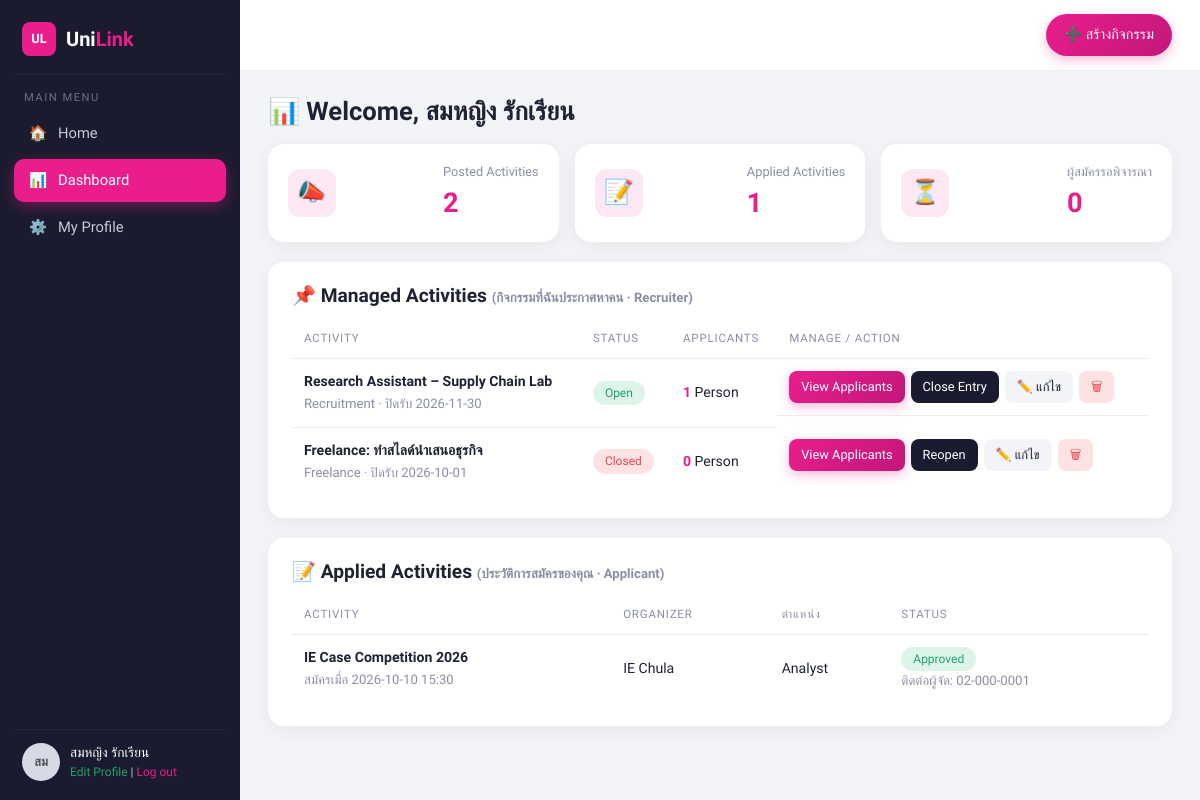
Screenshot of /pages/dashboard.php (signed in) with the database file from the repository.
### tables this page shows
CREATE TABLE users (
  user_id     VARCHAR(50)  NOT NULL PRIMARY KEY,             
  user_name   VARCHAR(100) NOT NULL,                         
  email       VARCHAR(100) NOT NULL UNIQUE,                  
  password    VARCHAR(255) NOT NULL,                         
  role        ENUM('admin','user','guest') NOT NULL DEFAULT 'user',
  faculty     VARCHAR(100) NULL,
  major       VARCHAR(100) NULL,
  dob         DATE         NULL,
  phone       VARCHAR(20)  NULL,
  line_id     VARCHAR(50)  NULL,
  ig          VARCHAR(50)  NULL,
  bio         TEXT         NULL,
  profile_pic VARCHAR(255) NULL,
  skills      TEXT         NULL,                             
  created_at  TIMESTAMP    NOT NULL DEFAULT CURRENT_TIMESTAMP
);

CREATE TABLE activity (
  act_id      INT(11)      NOT NULL AUTO_INCREMENT PRIMARY KEY,
  user_id     VARCHAR(50)  NOT NULL,                         
  title       VARCHAR(255) NOT NULL,
  category    VARCHAR(100) NOT NULL,
  organizer   VARCHAR(255) NOT NULL,
  logo_text   VARCHAR(50)  NULL,
  theme_color VARCHAR(20)  NOT NULL DEFAULT '#E91E8C',
  regis_date  DATE         NOT NULL,                         
  act_date    DATE         NOT NULL,                         
  fee         VARCHAR(100) NOT NULL DEFAULT 'ฟรี',
  benefits    VARCHAR(255) NULL,
  description TEXT         NULL,
  questions   TEXT         NULL,                             
  contact     VARCHAR(255) NULL,
  image_path  VARCHAR(255) NULL,
  status      VARCHAR(50)  NOT NULL DEFAULT 'open',          
  created_at  TIMESTAMP    NOT NULL DEFAULT CURRENT_TIMESTAMP,
  INDEX idx_category (category),
  INDEX idx_status (status),
  CONSTRAINT fk_activity_user FOREIGN KEY (user_id)
    REFERENCES users(user_id) ON DELETE CASCADE ON UPDATE CASCADE
);

CREATE TABLE application (
  id            INT(11)      NOT NULL AUTO_INCREMENT PRIMARY KEY,
  user_id       VARCHAR(50)  NOT NULL,                       
  activity_id   INT(11)      NOT NULL,                       
  faculty       VARCHAR(255) NOT NULL,
  role          VARCHAR(255) NOT NULL,                       
  answers       TEXT         NULL,                           
  status        ENUM('pending','approved','rejected') NOT NULL DEFAULT 'pending',
  reject_reason TEXT         NULL,
  created_at    TIMESTAMP    NOT NULL DEFAULT CURRENT_TIMESTAMP,
  UNIQUE KEY uq_user_activity (user_id, activity_id),        
  CONSTRAINT fk_app_user FOREIGN KEY (user_id)
    REFERENCES users(user_id) ON DELETE CASCADE ON UPDATE CASCADE,
  CONSTRAINT fk_app_activity FOREIGN KEY (activity_id)
    REFERENCES activity(act_id) ON DELETE CASCADE
);

### pages/dashboard.php (the view, shortened to what this page needs)
<?php
require_once '../includes/functions.php';
require_once '../includes/layout.php';
$me = require_login();
$st = $pdo->prepare("SELECT a.*,
        (SELECT COUNT(*) FROM application ap WHERE ap.activity_id = a.act_id) AS total,
        (SELECT COUNT(*) FROM application ap WHERE ap.activity_id = a.act_id AND ap.status = 'pending') AS pending
    FROM activity a WHERE a.user_id = ? ORDER BY a.created_at DESC");
$st->execute([$me['user_id']]);
$managed = $st->fetchAll();
$st = $pdo->prepare('SELECT ap.*, a.title, a.organizer, a.act_date, a.contact
    FROM application ap JOIN activity a ON a.act_id = ap.activity_id
    WHERE ap.user_id = ? ORDER BY ap.created_at DESC');
$st->execute([$me['user_id']]);
$appliedList = $st->fetchAll();
page_start('Dashboard', 'dashboard');
?>
<h1 class="page-title">📊 Welcome, <?= e($me['user_name']) ?></h1>
<div class="stat-row">
  <div class="stat-card"><i>📣</i><div><span>Posted Activities</span><b><?= count($managed) ?></b></div></div>
  <div class="stat-card"><i>📝</i><div><span>Applied Activities</span><b><?= count($appliedList) ?></b></div></div>
  <div class="stat-card"><i>⏳</i><div><span>ผู้สมัครรอพิจารณา</span><b><?= array_sum(array_column($managed, 'pending')) ?></b></div></div>
</div>
<section class="panel">
  <h2>📌 Managed Activities <span class="muted small">(กิจกรรมที่ฉันประกาศหาคน · Recruiter)</span></h2>
  <?php if (!$managed): ?>
    <p class="empty">ยังไม่มีกิจกรรมที่โพสต์ · <a class="pink" href="create.php">สร้างกิจกรรมแรกของคุณ</a></p>
  <?php else: ?>
  <div class="table-wrap"><table>
    <thead><tr><th>Activity</th><th>Status</th><th>Applicants</th><th>Manage / Action</th></tr></thead>
    <tbody>
    <?php foreach ($managed as $a): $closed = activity_closed($a); ?>
      <tr>
        <td><b><?= e($a['title']) ?></b><br><span class="muted small"><?= e($a['category']) ?> · ปิดรับ <?= e(fmt_date($a['regis_date'])) ?></span></td>
        <td><?= $closed ? '<span class="badge badge-red">Closed</span>' : '<span class="badge badge-green">Open</span>' ?></td>
        <td><b class="pink"><?= (int)$a['total'] ?></b> Person<?= $a['pending'] ? ' <span class="badge badge-yellow">' . (int)$a['pending'] . ' รอ</span>' : '' ?></td>
        <td class="actions">
          <a class="btn btn-primary btn-sm" href="view_applicants.php?act_id=<?= (int)$a['act_id'] ?>">View Applicants</a>
          <form method="post" action="activity_action.php" class="inline">
            <button class="btn btn-dark btn-sm"><?= $a['status'] === 'open' ? 'Close Entry' : 'Reopen' ?></button>
          </form>
          <a class="btn btn-light btn-sm" href="create.php?id=<?= (int)$a['act_id'] ?>">✏️ แก้ไข</a>
          <form method="post" action="activity_action.php" class="inline" data-confirm="ลบกิจกรรมนี้และใบสมัครทั้งหมด?">
            <button class="btn btn-danger-light btn-sm">🗑</button>
          </form>
        </td>
      </tr>
    <?php endforeach; ?>
    </tbody>
  </table></div>
  <?php endif; ?>
</section>
<section class="panel">
  <h2>📝 Applied Activities <span class="muted small">(ประวัติการสมัครของคุณ · Applicant)</span></h2>
  <?php if (!$appliedList): ?>
    <p class="empty">ยังไม่ได้สมัครกิจกรรมใด · <a class="pink" href="home.php">ไปค้นหากิจกรรม</a></p>
  <?php else: ?>
  <div class="table-wrap"><table>
    <thead><tr><th>Activity</th><th>Organizer</th><th>ตำแหน่ง</th><th>Status</th></tr></thead>
    <tbody>
    <?php foreach ($appliedList as $ap): ?>
      <tr>
        <td><b><?= e($ap['title']) ?></b><br><span class="muted small">สมัครเมื่อ <?= e(date('Y-m-d H:i', strtotime($ap['created_at']))) ?></span></td>
        <td><?= e($ap['organizer']) ?></td>
        <td><?= e($ap['role']) ?></td>
        <td>
          <?= app_badge($ap['status']) ?>
          <?php if ($ap['status'] === 'rejected'): ?>
            <button type="button" class="btn btn-light btn-xs" data-toggle="#why<?= (int)$ap['id'] ?>">Why?</button>
            <div id="why<?= (int)$ap['id'] ?>" class="why" hidden>เหตุผล: <?= e($ap['reject_reason'] ?: 'ไม่ระบุ') ?></div>
          <?php elseif ($ap['status'] === 'approved' && $ap['contact']): ?>
            <div class="muted small">ติดต่อผู้จัด: <?= e($ap['contact']) ?></div>
          <?php endif; ?>
        </td>
      </tr>
    <?php endforeach; ?>
    </tbody>
  </table></div>
  <?php endif; ?>
</section>
<?php page_end(); ?>

### includes/layout.php (shortened to what this page needs)
<?php
function page_start(string $title, string $active = '', array $opts = []): void
{
    $u = current_user();
    $admin = !empty($opts['admin']);
    ?>
<!doctype html>
<html lang="th">
<head>
<link rel="stylesheet" href="../assets/css/style.css">
</head>
<body class="<?= $admin ? 'is-admin' : '' ?>">
<div class="app">
  <aside class="sidebar">
    <?php if ($admin): ?>
      <a class="brand" href="admin_dashboard.php"><span>Uni<b>Link</b> <em>ADMIN</em></span></a>
      <nav class="menu">
        <a class="<?= $active === 'admin_dashboard' ? 'active' : '' ?>" href="admin_dashboard.php"><i>📈</i><span>Dashboard</span></a>
        <a class="<?= $active === 'admin_users' ? 'active' : '' ?>" href="admin_manage_user.php"><i>👥</i><span>Manage User</span></a>
        <a class="<?= $active === 'admin_activities' ? 'active' : '' ?>" href="admin_manage_activity.php"><i>🗓️</i><span>Manage Activity</span></a>
        <a href="home.php"><i>🏠</i><span>ดูหน้าเว็บ</span></a>
        <a class="danger" href="logout.php?admin=1"><i>↪</i><span>Logout</span></a>
      </nav>
    <?php else: ?>
      <a class="brand" href="home.php"><span class="logo">UL</span><span>Uni<b>Link</b></span></a>
      <div class="menu-label">MAIN MENU</div>
      <nav class="menu">
        <a class="<?= $active === 'home' ? 'active' : '' ?>" href="home.php"><i>🏠</i><span>Home</span></a>
        <a class="<?= $active === 'dashboard' ? 'active' : '' ?>" href="dashboard.php"><i>📊</i><span>Dashboard<?= $u ? '' : ' 🔒' ?></span></a>
        <?php if ($u): ?>
          <a class="<?= $active === 'profile' ? 'active' : '' ?>" href="profile.php"><i>⚙️</i><span>My Profile</span></a>
        <?php endif; ?>
      </nav>
      <div class="user-box">
        <?php if ($u): ?>
          <?= avatar_html($u) ?>
          <div>
            <div class="user-name"><?= e($u['user_name']) ?></div>
            <div class="user-links"><a href="profile.php" class="green">Edit Profile</a> | <a href="logout.php" class="pink">Log out</a></div>
          </div>
        <?php endif; ?>
      </div>
    <?php endif; ?>
  </aside>
  <main class="main">
    <?php
    if (!$admin) {
        if (isset($opts['topbar'])) {
            if ($opts['topbar'] !== false) echo $opts['topbar'];
        } else {
            echo '<div class="topbar"><div class="topbar-spacer"></div><a class="btn btn-primary pill" href="create.php">➕ สร้างกิจกรรม</a></div>';
        }
    }
    ?>
    <div class="content">
    <?php endforeach;
}
function page_end(): void
{
    ?>
    </div>
  </main>
</div>
</body>
</html>
<?php
}

### includes/functions.php (shortened to what this page needs)
<?php
require_once __DIR__ . '/../config/db.php';
function e($s): string
{
    return htmlspecialchars((string)($s ?? ''), ENT_QUOTES, 'UTF-8');
}
function current_user(bool $refresh = false): ?array
{
    global $pdo;
    static $cache = false;
    if ($cache !== false && !$refresh) return $cache;
    $st = $pdo->prepare('SELECT * FROM users WHERE user_id = ?');
    $st->execute([$_SESSION['user_id']]);
    $cache = $st->fetch() ?: null;
    return $cache;
}
function require_login(): array
{
    $u = current_user();
    return $u;
}
function initials(?string $s): string
{
    $s = trim((string)$s);
    return $s === '' ? '?' : mb_strtoupper(mb_substr($s, 0, 2));
}
function fmt_date(?string $d): string
{
    return $d ? date('Y-m-d', strtotime($d)) : '-';
}
function activity_closed(array $a): bool
{
    return $a['status'] === 'closed' || ($a['regis_date'] && $a['regis_date'] < date('Y-m-d'));
}
function app_badge(string $status): string
{
    $map = [
        'pending'  => ['badge-yellow', 'Pending'],
        'approved' => ['badge-green', 'Approved'],
        'rejected' => ['badge-red', 'Rejected'],
    ];
    [$cls, $label] = $map[$status] ?? ['badge-gray', $status];
    return "<span class=\"badge $cls\">$label</span>";
}
function avatar_html(?array $u, string $size = ''): string
{
    $cls = 'avatar ' . $size;
    return '<span class="' . $cls . '">' . e(initials($u['user_name'] ?? '?')) . '</span>';
}

### rows the page displays
users: user_name "สม", user_name "สมหญิง รักเรียน"
activity: title "Research Assistant – Supply Chain Lab", category "Recruitment", regis_date "2026-11-30", status "Open", total "1"
activity: title "Freelance: ทำสไลด์นำเสนอธุรกิจ", category "Freelance", regis_date "2026-10-01", status "Closed", total "0"
application: activity.title "IE Case Competition 2026", created_at "2026-10-10 15:30", activity.organizer "IE Chula", role "Analyst", activity.contact "02-000-0001"

### other values shown
count($managed) "2"
count($appliedList) "1"
array_sum(array_column($managed, 'pending')) "0"
